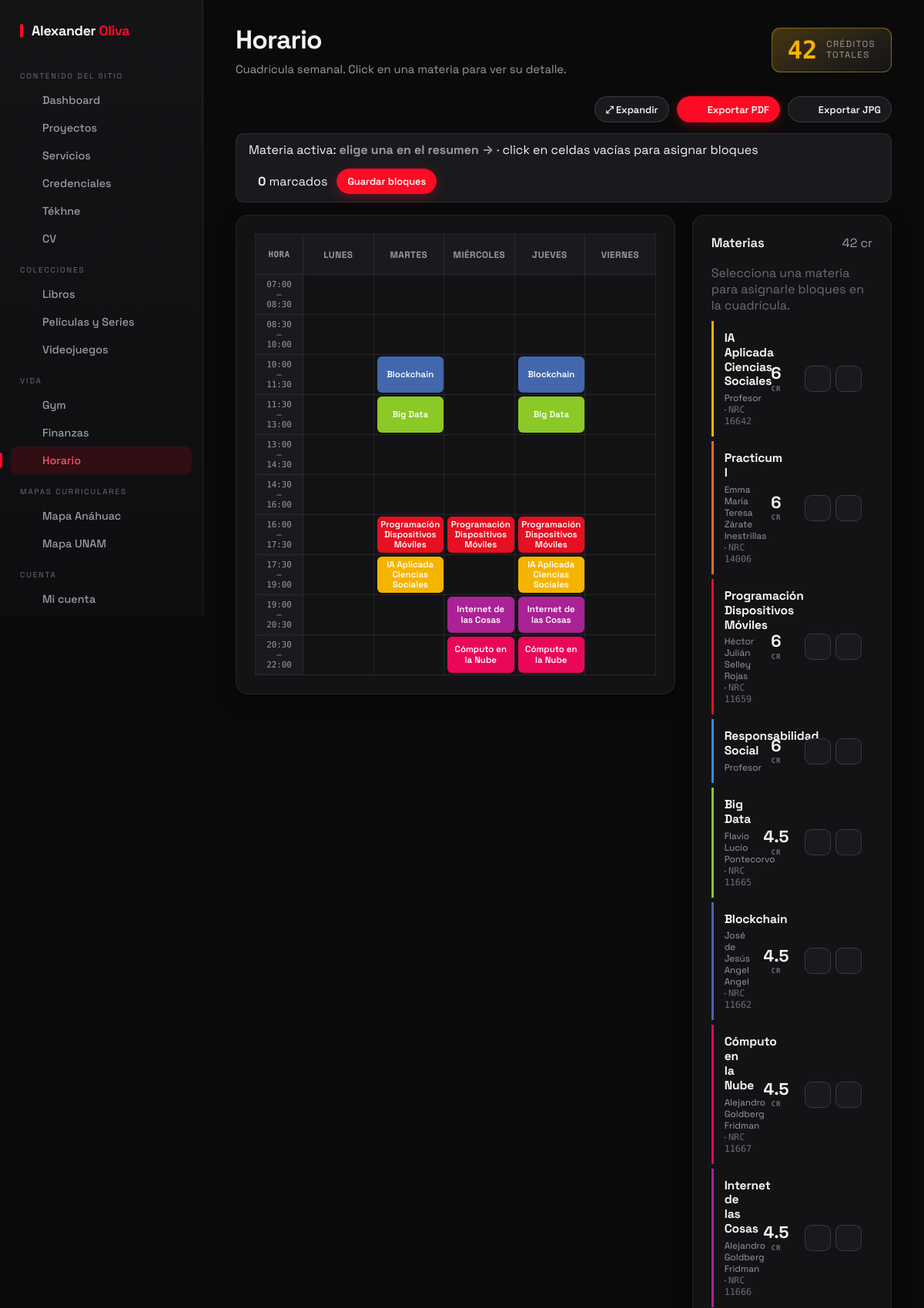
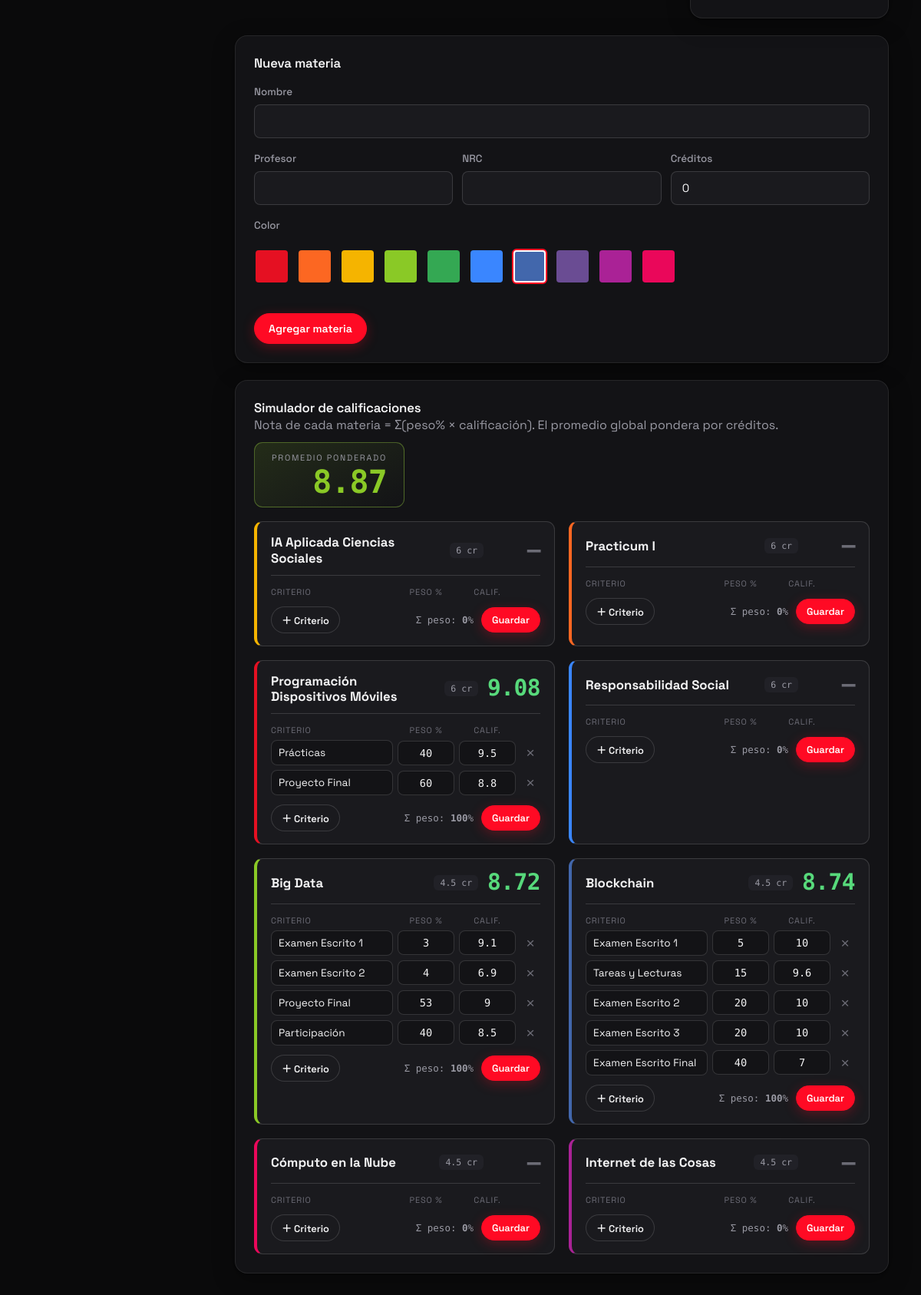
Screenshot of /admin/horario (signed in) with the database file from the repository (2 pictures, top to bottom).
### tables this page shows
CREATE TABLE horario_bloques (
    id          INT AUTO_INCREMENT PRIMARY KEY,
    materia_id  INT NOT NULL,
    dia         ENUM('lun','mar','mie','jue','vie') NOT NULL,
    hora_inicio TIME NOT NULL,
    hora_fin    TIME NOT NULL,
    CONSTRAINT fk_bloque_materia FOREIGN KEY (materia_id) REFERENCES materias(id) ON DELETE CASCADE
);

CREATE TABLE materias (
    id       INT AUTO_INCREMENT PRIMARY KEY,
    nombre   VARCHAR(160) NOT NULL,
    profesor VARCHAR(160) NULL,
    nrc      VARCHAR(20)  NULL,
    creditos DECIMAL(3,1) NOT NULL DEFAULT 0,
    color    VARCHAR(9)   NOT NULL DEFAULT '#4267AC',
    orden    INT          NOT NULL DEFAULT 0
);

CREATE TABLE materia_criterios (
    id          INT AUTO_INCREMENT PRIMARY KEY,
    materia_id  INT           NOT NULL,
    nombre      VARCHAR(120)  NOT NULL DEFAULT '',
    peso        DECIMAL(5,2)  NOT NULL DEFAULT 0,
    calificacion DECIMAL(4,2) NOT NULL DEFAULT 0,
    orden       INT           NOT NULL DEFAULT 0,
    CONSTRAINT fk_criterio_materia FOREIGN KEY (materia_id) REFERENCES materias(id) ON DELETE CASCADE
);

### views/admin/horario.php (the view, shortened to what the rows shown need)
<?php
$slots = [
    ['07:00','08:30'], ['08:30','10:00'], ['10:00','11:30'], ['11:30','13:00'], ['13:00','14:30'],
    ['14:30','16:00'], ['16:00','17:30'], ['17:30','19:00'], ['19:00','20:30'], ['20:30','22:00'],
];
$diasLbl = ['lun' => 'Lunes', 'mar' => 'Martes', 'mie' => 'Miércoles', 'jue' => 'Jueves', 'vie' => 'Viernes'];
$diasAbbr = ['lun' => 'LUN', 'mar' => 'MAR', 'mie' => 'MIÉ', 'jue' => 'JUE', 'vie' => 'VIE'];
$mapaBloques = [];
foreach ($bloques as $b) { $mapaBloques[$b['dia']][substr($b['hora_inicio'], 0, 5)] = $b; }
$resumenMaterias = $materias;
usort($resumenMaterias, function ($a, $b) {
    return ((float) $b->creditos <=> (float) $a->creditos) ?: strcasecmp($a->nombre, $b->nombre);
});
?>
<div class="admin-head">
    <div>
        <h1>Horario</h1>
    </div>
</div>
    <button class="btn btn--sm btn--primary" id="btn-pdf"><?php echo icono('descargar'); ?> Exportar PDF</button>
<div class="horario-wrap" id="horario-wrap">
    <div class="card" id="horario-capture" style="overflow-x:auto">
        <table class="horario-grid" id="horario-grid">
            <thead>
                <tr><th class="hora-col">Hora</th><?php foreach ($diasLbl as $k => $lbl) : ?><th><span class="d-full"><?php echo $lbl; ?></span><span class="d-abbr"><?php echo $diasAbbr[$k]; ?></span></th><?php endforeach; ?></tr>
            </thead>
            <tbody>
                <?php foreach ($slots as $slot) : ?>
                    <tr>
                        <td class="hora-col"><?php echo $slot[0]; ?><br>–<br><?php echo $slot[1]; ?></td>
                        <?php foreach ($diasLbl as $dia => $lbl) : $b = $mapaBloques[$dia][$slot[0]] ?? null; ?>
                            <?php if ($b) : ?>
                                <td><div class="bloque" style="background:<?php echo s($b['m_color']); ?>" data-materia="<?php echo $b['materia_id']; ?>" data-bloque="<?php echo $b['id']; ?>"><?php echo s($b['m_nombre']); ?></div></td>
                            <?php else : ?>
                                <td class="hslot" data-dia="<?php echo $dia; ?>" data-hi="<?php echo $slot[0]; ?>" data-hf="<?php echo $slot[1]; ?>"></td>
                            <?php endif; ?>
                        <?php endforeach; ?>
                    </tr>
                <?php endforeach; ?>
            </tbody>
        </table>
    </div>
    <div class="card horario-resumen">
        <div class="card-head"><h2>Materias</h2><span class="mini-s" style="color:var(--muted)"><?php echo rtrim(rtrim(number_format($totalCreditos, 1), '0'), '.'); ?> cr</span></div>
        <div class="resumen-list">
            <?php foreach ($resumenMaterias as $m) : ?>
                <div class="resumen-row mat-select" data-id="<?php echo $m->id; ?>" data-color="<?php echo s($m->color); ?>" data-nombre="<?php echo s($m->nombre); ?>" style="--m-color:<?php echo s($m->color); ?>">
                    <div class="r-info">
                        <div class="r-nombre"><?php echo s($m->nombre); ?></div>
                        <div class="r-meta"><?php echo s($m->profesor ?: '—'); ?><?php echo $m->nrc ? ' · <span class="r-nrc">NRC ' . s($m->nrc) . '</span>' : ''; ?></div>
                    </div>
                    <span class="r-cr"><b><?php echo rtrim(rtrim(number_format((float)$m->creditos, 1), '0'), '.'); ?></b><small>cr</small></span>
                    <div class="r-actions acciones">
                        <a href="/admin/horario?id=<?php echo $m->id; ?>" class="act-btn act-edit" title="Editar"><?php echo icono('editar'); ?></a>
                        <form method="POST" action="/admin/horario/materia/eliminar" data-confirm="Se eliminará la materia y todos sus bloques." data-confirm-name="<?php echo s($m->nombre); ?>">
                            <button class="act-btn act-del" title="Eliminar"><?php echo icono('eliminar'); ?></button>
                        </form>
                    </div>
                </div>
            <?php endforeach; ?>
        </div>
    </div>
</div>
<div class="card" style="margin-top:22px">
    <h2><?php echo $editando ? 'Editar materia' : 'Nueva materia'; ?></h2>
</div>
<div class="card sim-card" id="sim-notas" style="margin-top:22px">
    <div class="card-head">
        <div><h2 style="margin:0">Simulador de calificaciones</h2><span class="mini-s" style="color:var(--muted)">Nota de cada materia = Σ(peso% × calificación). El promedio global pondera por créditos.</span></div>
    </div>
    <?php if (empty($resumenMaterias)) : ?>
        <p style="color:var(--muted)">Agrega materias para simular sus calificaciones.</p>
    <?php else : ?>
        <div class="sim-grid">
            <?php foreach ($resumenMaterias as $m) : $crs = $criterios[(int) $m->id] ?? []; ?>
                <div class="sim-materia" data-id="<?php echo $m->id; ?>" data-creditos="<?php echo (float) $m->creditos; ?>" style="--m-color:<?php echo s($m->color); ?>">
                    <div class="sim-materia-head">
                        <span class="sim-mat-nombre"><?php echo s($m->nombre); ?></span>
                        <span class="sim-mat-cr"><?php echo rtrim(rtrim(number_format((float) $m->creditos, 1), '0'), '.'); ?> cr</span>
                        <span class="sim-mat-nota" data-nota>—</span>
                    </div>
                    <form method="POST" action="/admin/horario/criterios/guardar" class="sim-form">
                        <div class="sim-rows">
                            <div class="sim-row sim-row--head"><span>Criterio</span><span>Peso %</span><span>Calif.</span><span></span></div>
                            <?php foreach ($crs as $c) : ?>
                                <div class="sim-row">
                                    <input type="text" name="nombre[]" value="<?php echo s($c->nombre); ?>" placeholder="Ej. Examen 1">
                                    <input type="number" name="peso[]" class="sim-peso" step="0.01" min="0" value="<?php echo rtrim(rtrim(number_format((float) $c->peso, 2), '0'), '.'); ?>">
                                    <input type="number" name="calificacion[]" class="sim-calif" step="0.01" min="0" value="<?php echo rtrim(rtrim(number_format((float) $c->calificacion, 2), '0'), '.'); ?>">
                                    <button type="button" class="sim-del" title="Quitar">&times;</button>
                                </div>
                            <?php endforeach; ?>
                        </div>
                        <div class="sim-actions">
                            <button type="button" class="btn btn--sm sim-add">＋ Criterio</button>
                            <span class="sim-peso-total">Σ peso: <b>0</b>%</span>
                            <button class="btn btn--sm btn--primary">Guardar</button>
                        </div>
                    </form>
                </div>
            <?php endforeach; ?>
        </div>
    <?php endif; ?>
</div>

### includes/funciones.php (shortened to what the rows shown need)
<?php
function s($html = '') : string {
    return htmlspecialchars($html ?? '');
}
function icono(string $n) : string {
    $inner = $p[$n] ?? '';
    return '<svg class="ico" viewBox="0 0 24 24" fill="none" stroke="currentColor" stroke-width="1.9" stroke-linecap="round" stroke-linejoin="round">' . $inner . '</svg>';
}

### rows the page displays
horario_bloques: materia.nombre "Blockchain"
horario_bloques: materia.nombre "Blockchain"
horario_bloques: materia.nombre "Big Data"
horario_bloques: materia.nombre "Big Data"
horario_bloques: materia.nombre "Programación Dispositivos Móviles"
horario_bloques: materia.nombre "Programación Dispositivos Móviles"
horario_bloques: materia.nombre "Programación Dispositivos Móviles"
horario_bloques: materia.nombre "IA Aplicada Ciencias Sociales"
horario_bloques: materia.nombre "IA Aplicada Ciencias Sociales"
horario_bloques: materia.nombre "Internet de las Cosas"
horario_bloques: materia.nombre "Internet de las Cosas"
horario_bloques: materia.nombre "Cómputo en la Nube"
horario_bloques: materia.nombre "Cómputo en la Nube"
materias: nombre "IA Aplicada Ciencias Sociales", profesor "Profesor", nrc "16642", creditos "6"
materias: nombre "Practicum I", profesor "Emma María Teresa Zárate Inestrillas", nrc "14006", creditos "6"
materias: nombre "Programación Dispositivos Móviles", profesor "Héctor Julián Selley Rojas", nrc "11659", creditos "6"
materias: nombre "Responsabilidad Social", profesor "Profesor", creditos "6"
materias: nombre "Big Data", profesor "Flavio Lucio Pontecorvo", nrc "11665", creditos "4.5"
materias: nombre "Blockchain", profesor "José de Jesús Angel Angel", nrc "11662", creditos "4.5"
materias: nombre "Cómputo en la Nube", profesor "Alejandro Goldberg Fridman", nrc "11667", creditos "4.5"
materias: nombre "Internet de las Cosas", profesor "Alejandro Goldberg Fridman", nrc "11666", creditos "4.5"
materia_criterios: nombre "Prácticas", peso "40", calificacion "9.5"
materia_criterios: nombre "Proyecto Final", peso "60", calificacion "8.8"
materia_criterios: nombre "Examen Escrito 1", peso "3", calificacion "9.1"
materia_criterios: nombre "Examen Escrito 2", peso "4", calificacion "6.9"
materia_criterios: nombre "Proyecto Final", peso "53", calificacion "9"
materia_criterios: nombre "Participación", peso "40", calificacion "8.5"
materia_criterios: nombre "Examen Escrito 1", peso "5", calificacion "10"
materia_criterios: nombre "Tareas y Lecturas", peso "15", calificacion "9.6"
materia_criterios: nombre "Examen Escrito 2", peso "20", calificacion "10"
materia_criterios: nombre "Examen Escrito 3", peso "20", calificacion "10"
materia_criterios: nombre "Examen Escrito Final", peso "40", calificacion "7"

### other values shown
$item['seccion'] "CONTENIDO DEL SITIO"
$item['label'] "Dashboard"
$item['label'] "Proyectos"
$item['label'] "Servicios"
$item['label'] "Credenciales"
$item['label'] "Tékhne"
$item['label'] "CV"
$item['seccion'] "COLECCIONES"
$item['label'] "Libros"
$item['label'] "Películas y Series"
$item['label'] "Videojuegos"
$item['seccion'] "VIDA"
$item['label'] "Gym"
$item['label'] "Finanzas"
$item['label'] "Horario"
